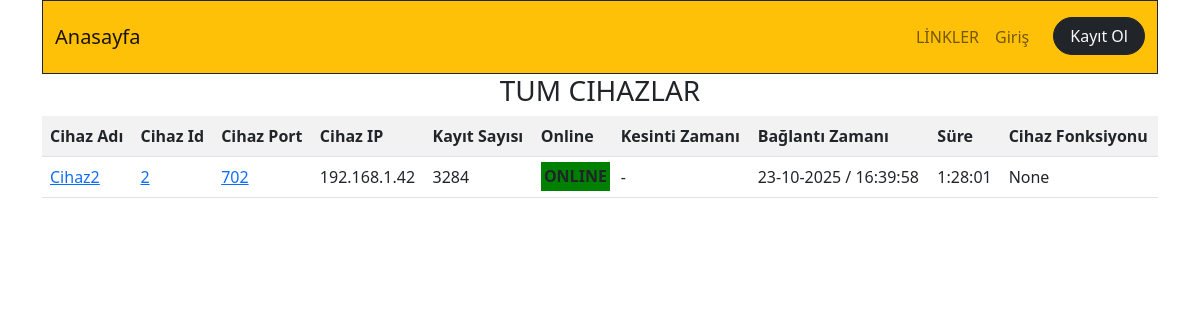
The app's page /cihazlar_tum, older data.
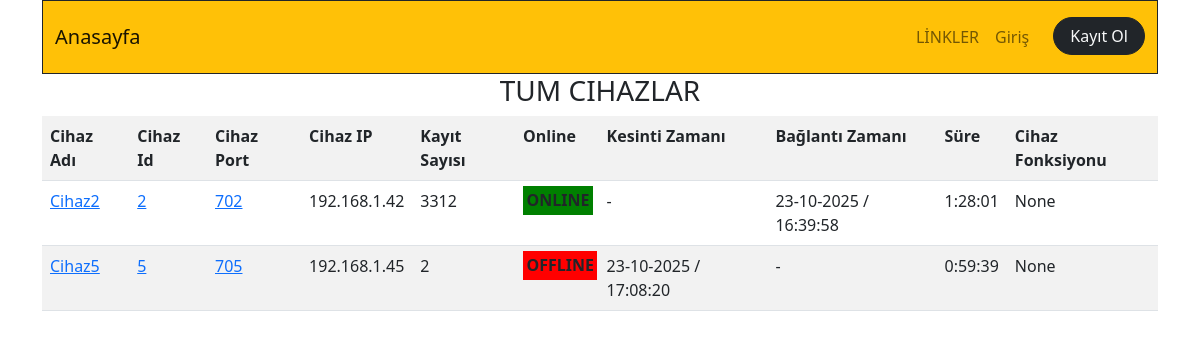
The same page, newer data.
### app_monitor/models.py (models this page shows, shortened)
class Device(models.Model):
    device_id=models.IntegerField(primary_key=True,db_column='ID')
    device_name=models.CharField(blank=True,null=True, max_length=20)
    device_ip=models.CharField(blank=True,null=True, max_length=20)
    device_port=models.IntegerField(blank=True,null=True)
    device_function=models.CharField(blank=True,null=True, max_length=20)
    device_state=models.BooleanField(blank=True,null=True,default=False) #241225
    def __str__(self):
        return(f"{self.device_id}")

class Event(models.Model):
    id=models.BigAutoField(primary_key=True,db_column='ID')
    device_id=models.ForeignKey(Device,on_delete=models.CASCADE,null=True, blank=True)
    device_name=models.CharField(blank=True,null=True, max_length=50)
    alarm_id=models.ForeignKey(Alarm,on_delete=models.CASCADE,null=True, blank=True)
    alarm_name=models.CharField(blank=True,null=True, max_length=50)
    event_active=models.BooleanField(default=True) #alarm devam ediyor mu?  241225
    start_time=models.DateTimeField(blank=True,null=True)
    finish_time=models.DateTimeField(blank=True,null=True)
    info=models.CharField(blank=True,null=True, max_length=50)
    def __str__(self):
        return f"Device name:{self.device_name}--Device ID:{self.device_name}--{self.alarm_name}--{self.start_time}"

### app_monitor/views.py (the view)
# urls.py: path('cihazlar_tum',devices_all,name="devices_all"), #<str:**> parametresi çok dikkatli kullanılmalı,string oldugu için diğer url leri ezmektedir. Ayrıca cihazlar/ şeklinde bir yol da eklenmelidir.
def devices_all(request):
    devices_all=Device.objects.all()
    datetime_now=datetime.now()
    devices_online=[]
    cihaz_isimleri_query=Temperature.objects.values("device_name").distinct()
    cihaz_isimleri=[]
    for cihaz in cihaz_isimleri_query:
        cihaz_isimleri.append(list(cihaz.values())[0]) #cihaz isimlerini dizi olarak elde ettik. 250101
    print(f"devices_all:{devices_all}")
    for device in devices_all:
        try:
            if device.event_set.filter(alarm_id=1).last().event_active == False:
                devices_online.append(device.device_id)
                print(f"datetime_now- device.temperature_set.last.date() {device.temperature_set.last().device_id}: {datetime.timestamp(datetime_now) - datetime.timestamp(device.temperature_set.last().date) }")
        except Exception as e:
            print(f"device_id:{device.device_id} için henüz kesinti alarmı (Alarm ID:1) oluşmamış: {str(e)}")
    print(f"online cihazlar: {devices_online}")
    context=dict(
        devices_all=devices_all,
        devices_online=devices_online,
        cihaz_isimleri=cihaz_isimleri,
    )
    return render(request,"app_monitor/devices_all.html",context)

### app_monitor/templatetags/template_tags.py (called while the page is built)
@register.filter
def last_event_active(devices,alarm_id):
    last_event=devices.event_set.filter(alarm_id=alarm_id).last()
    last_event_status=last_event.event_active
    if last_event_status == True:
        print("last_event_active: TRUE")
        return True
    else:
        print("last_event_active: FALSE")
        return False

@register.filter
def last_event_startdate(devices,alarm_id):
    last_event=devices.event_set.filter(alarm_id=alarm_id).last()
    last_event_startdate_formatsiz=last_event.start_time
    last_event_startdate=datetime.strftime(last_event_startdate_formatsiz,'%d-%m-%Y / %H:%M:%S')
    return last_event_startdate

@register.filter
def last_event_finishdate(devices,alarm_id):
    try:
        last_event=devices.event_set.filter(alarm_id=alarm_id).last()
        print(f"devices.event_set.filter(alarm_id=alarm_id).last(): {devices.event_set.filter(alarm_id=alarm_id).last()}")
        last_event_finishtdate_formatsiz=last_event.finish_time
        print(f"last_event.finish_time: {last_event.finish_time}")
        last_event_finishdate=datetime.strftime(last_event_finishtdate_formatsiz,'%d-%m-%Y / %H:%M:%S')
        print("datetime.strftime(last_event_finishtdate_formatsiz,'%d-%m-%Y %H:%M:%S'): {last_event_finishdate}")
        return last_event_finishdate
    except Exception as e:
        print(f"Exception var,finishdate yok,cihaz çalışıyor: {str(e)}")
        return "-"

@register.filter
def active_device_duration(devices,alarm_id):
    last_event=devices.event_set.filter(alarm_id=alarm_id).last()
    print(f"devices.event_set.filter(alarm_id=alarm_id).last(): {devices.event_set.filter(alarm_id=alarm_id).last()}")
    active_device_duration_formatsiz=datetime.now() - last_event.finish_time
    print(f"datetime.now() - last_event.finish_time: {datetime.now() - last_event.finish_time}")
    last_event_startdate_formatsiz=last_event.start_time
    return str(active_device_duration_formatsiz).split(".")[0]

@register.filter
def outage_device_duration(devices,alarm_id):
    last_event=devices.event_set.filter(alarm_id=alarm_id).last()
    print(f"devices.event_set.filter(alarm_id=alarm_id).last(): {devices.event_set.filter(alarm_id=alarm_id).last()}")
    outage_device_duration_formatsiz=datetime.now() - last_event.start_time
    print(f"datetime.now() - last_event.finish_time: {datetime.now() - last_event.start_time}")
    last_event_startdate_formatsiz=last_event.start_time
    return str(outage_device_duration_formatsiz).split(".")[0]

### app_monitor/templates/app_monitor/devices_all.html (shortened to what this page needs)
{% extends "core/base_without_navbar.html" %}
{% load static %}
{% load template_tags %}
{% block content %}
<div class="container">
        <nav
        class="container-fluid navbar navbar-expand-lg bg-warning border border-bottom border-dark  opacity-99 ">
        <div class="container-fluid py-2 ">
            <a class="navbar-brand" href="/app_monitor">Anasayfa</a>
        <div class="collapse navbar-collapse" id="navbarNavAltMarkup">
            <ul class="navbar-nav ms-auto">
                <li class="nav-item dropdown_hover">
                    <a class="nav-link" href="#" role="button" data-bs-toggle="dropdown" aria-expanded="false">
                        LİNKLER
                    </a>
                </li>
                {% if request.user.is_authenticated %}
                <li class="nav-item dropdown">
                    <a class="nav-link dropdown-toggle" href="#" role="button" data-bs-toggle="dropdown" aria-expanded="false">
                        {{ request.user.username }}
                    </a>
                    <ul class="dropdown-menu">
                        <li><a class="dropdown-item" href=" {{ request.user.profile }} ">Edit Profile</a></li>
                        <li><a class="dropdown-item" href=" {{ request.user.profile }} ">All {{ request.user.profile }} Posts </a></li>
                    </ul>
                </li>
                <li class="nav-item">
                    <a class=" btn btn-dark text-light px-3 rounded-pill ms-3" href="{% url 'app_user_profile:logout_view' %} ">Çıkış</a>
                </li>
                {% else  %}
                <li class="nav-item">
                    <a class="nav-link" href="{% url 'app_user_profile:login_view' %} ">Giriş</a>
                </li>
                <li class="nav-item">
                    <a class=" btn btn-dark text-light px-3 rounded-pill ms-3" href="{% url 'app_user_profile:register_view' %} ">Kayıt Ol</a>
                </li>
                {% endif %}
            </ul>
        </div>
    </div>
</nav>
<h3 class="text-center">TUM CIHAZLAR</h3>
<table class="table table-striped tablo-online">
    <th>Cihaz Adı</th>
    <th>Cihaz Id</th>
    <th>Cihaz Port</th>
    <th>Cihaz IP</th>
    <th>Kayıt Sayısı</th>
    <th>Online</th>
    <th>Kesinti Zamanı</th>
    <th>Bağlantı Zamanı</th>
    <th>Süre</th>
    <th>Cihaz Fonksiyonu</th>
    {% for devices in devices_all %}
    <tr class="device-row">
        <td><a href="/app_monitor/cihazlar/cihaz_adi={{devices.device_name}}" target="_blank">{{devices.device_name}}</a></td>
        <td> <a href="/app_monitor/cihazlar/cihaz_id={{devices.device_id}}" target="_blank">{{devices.device_id}}</a></td>
        <td> <a href="/app_monitor/cihazlar/cihaz_port={{devices.device_port}}" target="_blank">{{devices.device_port}}</a></td>
        <td>{{devices.device_ip}} </td>
        <td>{{devices.temperature_set.all.count}} </td>
        <td>
            {% if  devices.device_id in devices_online %}
            <b class="b-online-check" style="background-color: green;padding: 5%;">ONLINE</b>
            {% else %}
            <b class="b-online-check" style="background-color: red;padding: 5%;">OFFLINE</b>
            {% endif %}
        </td>
        {% if devices|last_event_active:1  %} {% comment "KESINTI ZAMANI" %}{% endcomment %}
        <td> {{devices|last_event_startdate:1}} </td>
        {% else %}
        <td> - </td>
        {% endif %}
        {% if devices|last_event_active:1  %} {% comment "BAĞLANTI ZAMANI" %}{% endcomment %}
        <td> - </td>
        {% else %}
        <td> {{devices|last_event_finishdate:1}} </td>
        {% endif %}
        {% if devices|last_event_active:1  %} {% comment "SURE" %}{% endcomment %}
        <td> {{ devices|outage_device_duration:1 }} </td>
        {% else %}
        <td> {{ devices|active_device_duration:1 }} </td>
        {% endif %}
        <td>{{devices.device_function}} </td>
    </tr>
    {% endfor %}
</table>
</div>
{% endblock content %}

### templates/core/base_without_navbar.html (shortened to what this page needs)
{% load static %}
<!doctype html>
<html lang="tr">
<head>
    <link rel="stylesheet" href="{% static 'css/bootstrap.min.css' %}">
    <link rel="stylesheet" href="https://cdnjs.cloudflare.com/ajax/libs/Chart.js/2.8.0/Chart.min.css">
</head>
<body>
{% block content %}
{% endblock content %}
</body>
</html>

Row changes from the older to the newer data that the page shows:
computed for Device "Cihaz2": temperature_set.all.count "3284" → "3312"
added Device: device_name "Cihaz5", device_id "5", device_port "705", device_ip "192.168.1.45", temperature_set.all.count "2", shows "OFFLINE", ID.start_time "23-10-2025 / 17:08:20", ID.start_time "0:59:39", device_function "None"
